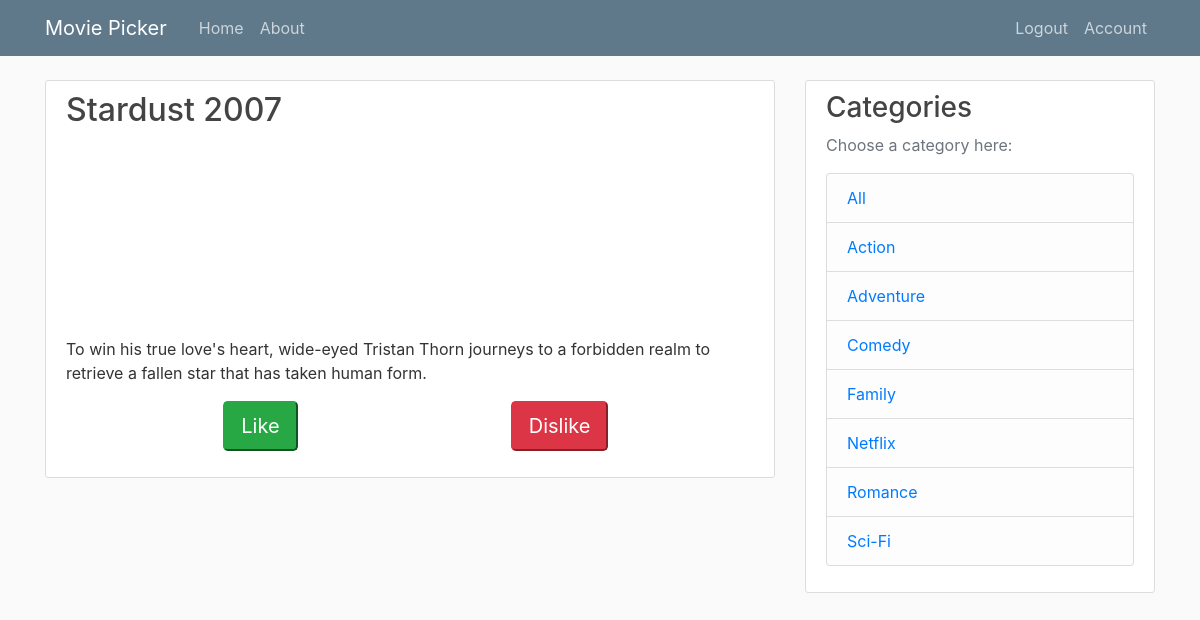
/home/Family (signed in), run on the app's committed database.
### flask_app/models.py (models this page shows, shortened)
class Movie(db.Model):
    id = db.Column(db.Integer, primary_key=True)
    title = db.Column(db.String(40), nullable=False)
    released = db.Column(db.Integer, nullable=False)
    image = db.Column(db.String(100), nullable=False, default='default.jpg')
    synopsis = db.Column(db.Text, default='')

class Category(db.Model):
    id = db.Column(db.Integer, primary_key=True)
    name = db.Column(db.String(40), unique=True, nullable=False)
    movies = db.relationship('Movie', secondary=categories, lazy='subquery', backref=db.backref('categories', lazy=True))
    def __lt__(self, other):
        return self.name < other.name

### flask_app/routes.py (the view, shortened to what this page needs)
@app.route("/home/", methods=['GET', 'POST'])
@app.route("/home/<category>", methods=['GET', 'POST'])
@login_required
def home(category=''):
	if category:
		movies_list = Category.query.filter_by(name=category).first().movies
	else:
		movies_list = Movie.query.all()
	my_movies = get_my_movies(current_user, movies_list)
	form = LikeForm()
	return render_template('home.html', movies=my_movies, form=form, categories=sorted(Category.query.all()))

### flask_app/forms.py
class LikeForm(FlaskForm):
	like = SubmitField('Like')
	dislike = SubmitField('Dislike')

### flask_app/models.py (called while the page is built)
@login_manager.user_loader
def load_user(user_id):
    return User.query.get(int(user_id))

### flask_app/routes.py (called while the page is built)
def get_my_movies(user, movies_list):
	my_movies = []
	for movie in movies_list:
		if movie not in user.likes + user.dislikes:
			my_movies.append(movie)
	return my_movies

### flask_app/templates/home.html (shortened to what this page needs)
{% extends "layout.html" %}
{% block content %}
        <article class="media content-section">
          <div class="media-body">
            <h2><a class="article-title" href="#">{{movies[0].title}} {{movies[0].released}}</a></h2>
            <img src={{movies[0].image}} alt={{movies[0].title}} class='movie-img'>
            <p>{{movies[0].synopsis}}</p>
            <form method='POST' action=''>
              <div class='form-group'>
                <div class='row'>
                  <div class='col-2'></div>
                  <div class='col-3' style='text-align: center;'>
                    {{form.like(class="btn-lg btn-success like_btn")}}
                  </div>
                  <div class='col-2'></div>
                  <div class='col-3' style='text-align: center;'>
                    {{form.dislike(class="btn-lg btn-danger like_btn")}}
                  </div>
                  <div class='col-2'></div>
            </form>
          </div>
        </article>
{% endblock content %}

### flask_app/templates/layout.html (shortened to what this page needs)
<!DOCTYPE html>
<html>
<head>
    <link rel="stylesheet" href="https://maxcdn.bootstrapcdn.com/bootstrap/4.0.0/css/bootstrap.min.css">
    <link rel="stylesheet" type="text/css" href="{{ url_for('static', filename='main.css') }}">
</head>
<body>
    <header class="site-header">
      <nav class="navbar navbar-expand-md navbar-dark bg-steel fixed-top">
        <div class="container">
          <a class="navbar-brand mr-4" href="/">Movie Picker</a>
          <div class="collapse navbar-collapse" id="navbarToggle">
            <div class="navbar-nav mr-auto">
              <a class="nav-item nav-link" href="{{url_for('home')}}">Home</a>
              <a class="nav-item nav-link" href="{{url_for('about')}}">About</a>
            </div>
            <div class="navbar-nav">
              {% if current_user.is_authenticated %}
                <a class="nav-item nav-link" href="{{url_for('logout')}}">Logout</a>
                <a class="nav-item nav-link" href="{{url_for('account')}}">Account</a>
              {% else %}
                <a class="nav-item nav-link" href="{{url_for('login')}}">Login</a>
                <a class="nav-item nav-link" href="{{url_for('register')}}">Register</a>
              {% endif %}
            </div>
          </div>
        </div>
      </nav>
    </header>
    <main role="main" class="container">
      <div class="row">
        <div class="col-md-8">
          {% block content %}{% endblock %}
        </div>
        <div class="col-md-4">
          <div class="content-section">
            <h3>Categories</h3>
            <p class='text-muted'>Choose a category here:
              <ul class="list-group">
                <li class="list-group-item list-group-item-light"><a href='/home/'>All</a></li>
                {% for category in categories %}
                <li class="list-group-item list-group-item-light"><a href='/home/{{category.name}}'>{{ category.name }}</a></li>
                {% endfor %}
              </ul>
            </p>
          </div>
        </div>
      </div>
    </main>
</body>
</html>

### flask_app/static/main.css (style rules this page uses)
body { background: #fafafa; color: #333333; margin-top: 5rem; }
h1, h2, h3, h4, h5, h6 { color: #444444; }
.bg-steel { background-color: #5f788a; }
.site-header .navbar-nav .nav-link { color: #cbd5db; }
.content-section { background: #ffffff; padding: 10px 20px; border: 1px solid #dddddd; border-radius: 3px; margin-bottom: 20px; }
.article-title { color: #444444; }
.movie-img { display: block; margin-left: auto; margin-right: auto; width: 200px; padding: 20px; }

### data on the page
Movie: title "Stardust", released "2007", image (picture), synopsis "To win his true love's heart, wide-eyed Tristan Thorn journeys to a forbidden realm to retrieve a fallen star that has taken human form."
Category: name "Action"
Category: name "Adventure"
Category: name "Comedy"
Category: name "Family"
Category: name "Netflix"
Category: name "Romance"
Category: name "Sci-Fi"
